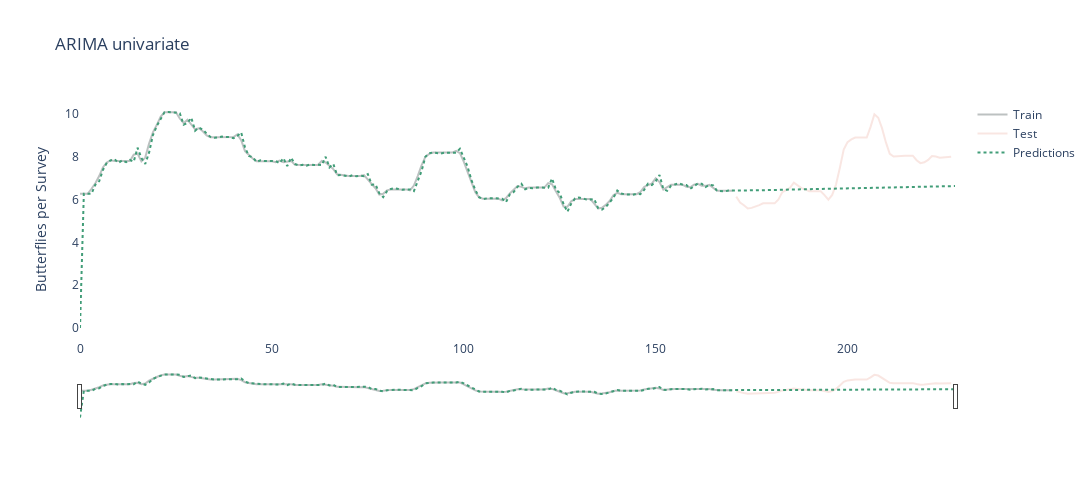

Notebook code for this chart:
### Code cell
# Predicting with SARIMA model
predictions_arima = arima_fit.predict(start=0, end=len(train.dropna())+len(test.dropna()))

# Add Order info for linear regression
predictions_arima_df = pd.DataFrame(predictions_arima) 
predictions_arima_df['Order'] = range(len(predictions_arima_df))

# Make sure no predictions are below 0 (not possible)
predictions_arima_df['predicted_mean'] = np.where(predictions_arima_df['predicted_mean'] < 0, 0, predictions_arima_df['predicted_mean'])

#Get Trendline
X = predictions_arima_df['Order']
y = predictions_arima_df['predicted_mean']
Trendline = sm.OLS(y.values, sm.add_constant(X.values), missing='drop').fit()

# Plotting True values and Predictions
fig = go.Figure()
fig.add_trace(go.Scatter(x=train.dropna().index, y=train.dropna(), mode='lines', line=dict(color='#233333'), name='Train', opacity=0.3))
fig.add_trace(go.Scatter(x=test.dropna().index, y=test.dropna(), mode='lines', line=dict(color='#EBACA0'), name='Test', opacity=0.3))
fig.add_trace(go.Scatter(x=predictions_arima_df.index, y=predictions_arima_df['predicted_mean'], mode='lines', line_dash='dot', 
                         line=dict(color='#419D78'), name='Predictions'))

fig.update_xaxes(rangeslider_visible=True)

fig.update_layout(yaxis_title='Butterflies per Survey',
                  title='ARIMA univariate',
                  width=1100, height=500, plot_bgcolor='white', showlegend=True)
fig.show()
print(f'Trendline predictions coeff: {round(Trendline.params[1],4)}')
print('\n')

# Evaluation - Models Results
split_index = pd.DataFrame(test).index[0]
train_mape = mean_absolute_percentage_error(train.dropna(), predictions_arima_df.loc[:split_index,'predicted_mean'])
test_mape = mean_absolute_percentage_error(test.dropna(), predictions_arima_df.loc[split_index:,'predicted_mean'])
Diff_MAPE = Diff_MAPE_calculation(train_mape, test_mape)

print(f'Train MAPE on the difference: {round(train_mape, 2)}%')
print(f'Test MAPE on the difference: {round(test_mape, 2)}%')
print(f'Difference in accuracy between train and test sets: {round(Diff_MAPE, 2)}%')

### Figure 1 — Plotly figure (JSON) as saved in the notebook; plotly's stock layout.template omitted (floating-point values rounded to 4 significant figures; data arrays with more than 128 entries replaced by an {"elided": "..."} marker saying what was removed)
{"data": [{"line": {"color": "#233333"}, "mode": "lines", "name": "Train", "opacity": 0.3, "type": "scatter", "x": {"elided": "171 int values"}, "y": {"elided": "171 float values"}}, {"line": {"color": "#EBACA0"}, "mode": "lines", "name": "Test", "opacity": 0.3, "type": "scatter", "x": [171, 172, 173, 174, 175, 176, 177, 178, 179, 180, 181, 182, 183, 184, 185, 186, 187, 188, 189, 190, 191, 192, 193, 194, 195, 196, 197, 198, 199, 200, 201, 202, 203, 204, 205, 206, 207, 208, 209, 210, 211, 212, 213, 214, 215, 216, 217, 218, 219, 220, 221, 222, 223, 224, 225, 226, 227], "y": [6.14, 5.864, 5.738, 5.586, 5.615, 5.668, 5.743, 5.826, 5.826, 5.826, 5.826, 6.007, 6.351, 6.446, 6.557, 6.793, 6.684, 6.539, 6.477, 6.393, 6.393, 6.393, 6.393, 6.213, 5.997, 6.221, 6.704, 7.487, 8.343, 8.686, 8.817, 8.9, 8.9, 8.9, 8.9, 9.4, 9.988, 9.825, 9.328, 8.674, 8.141, 8.012, 8.031, 8.052, 8.052, 8.052, 8.052, 7.844, 7.705, 7.747, 7.856, 8.033, 8.014, 7.96, 7.986, 8.006, 8.006]}, {"line": {"color": "#419D78", "dash": "dot"}, "mode": "lines", "name": "Predictions", "type": "scatter", "x": {"elided": "229 int values"}, "y": {"elided": "229 float values"}}], "layout": {"height": 500, "plot_bgcolor": "white", "showlegend": true, "title": {"text": "ARIMA univariate"}, "width": 1100, "xaxis": {"autorange": true, "range": [0, 228], "rangeslider": {"autorange": true, "range": [0, 228], "visible": true, "yaxis": {"_template": null, "rangemode": "match"}}, "type": "linear"}, "yaxis": {"autorange": true, "range": [-0.5567, 10.65], "title": {"text": "Butterflies per Survey"}, "type": "linear"}}}
